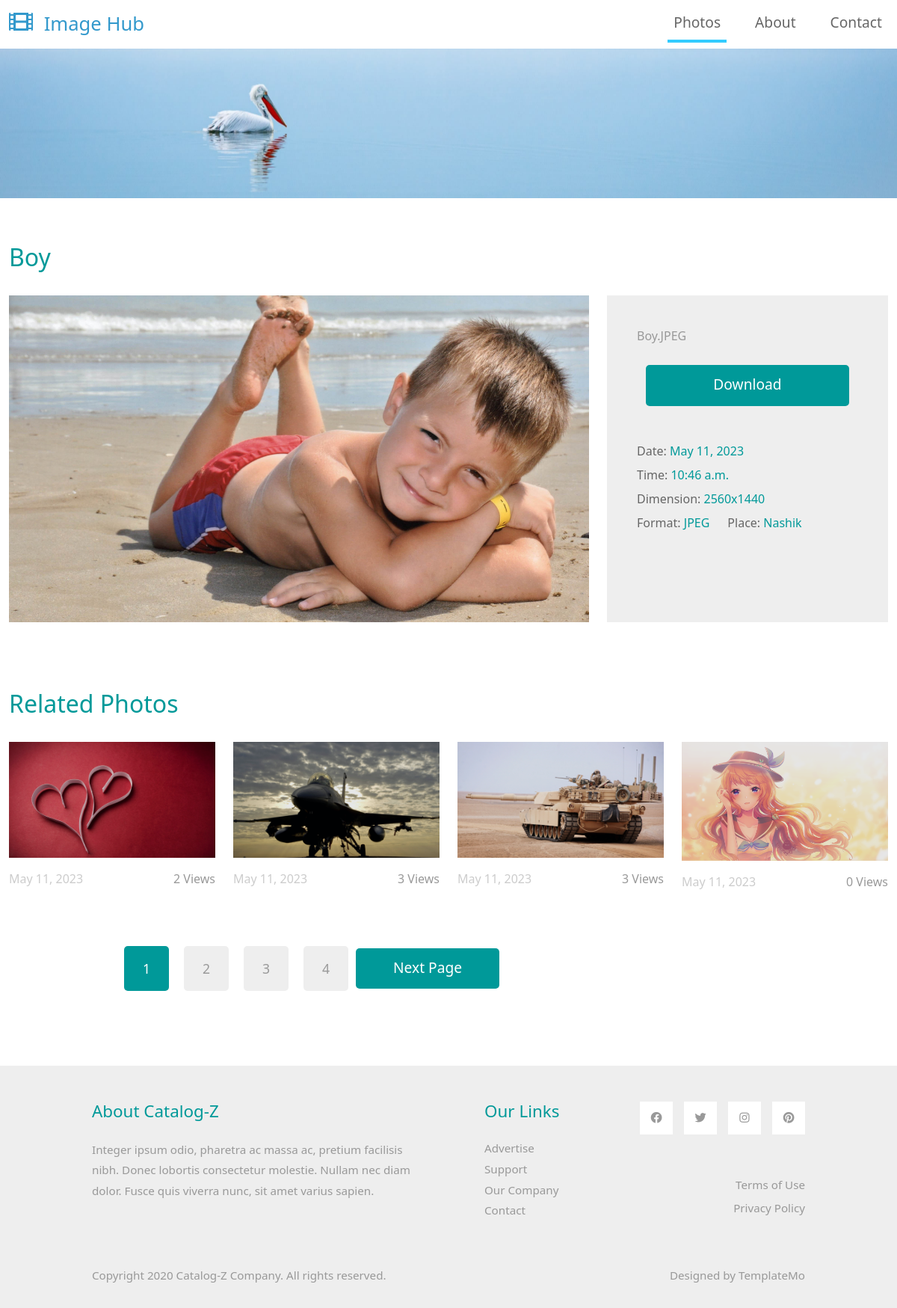
The app's page /image-detail/29 with its own data.
### ImageHub/models.py (models this page shows, shortened)
class Image(models.Model):
    name = models.CharField(max_length=255,validators=[RegexValidator('^[\w\s]{2,}$',message='Only alphanumeric values are allowed.')])
    time = models.TimeField(default=now().time())
    date = models.DateField(default=now().date())
    place = models.CharField(max_length=255,validators=[RegexValidator('^(?=.*[A-Za-z]{3})[A-Za-z0-9]{3,30}$',message='Only alphanumeric values are allowed.')])
    image = models.ImageField(upload_to=image_upload_path,validators=[FileExtensionValidator(allowed_extensions=['jpg','jpeg','png']),MinFileSizeValidator(1024*10,message='File size should be at least 10kb'),MaxFileSizeValidator(1024*1024*10,message='File size should not exceed 10mb.')])
    views=models.IntegerField(default=0)

### ImageHub/views.py (the view)
# urls.py: path('image-detail/<int:pk>',image_detail_view,name='image_detail')
def image_detail_view(request,pk):
    image_obj=Image.objects.get(pk=pk)
    image_obj.views+=1
    image_obj.save()
    PIL_image=Img.open(image_obj.image.path)
    images=Image.objects.filter(name__contains=image_obj.name).exclude(pk=pk)
    if images.exists() is not True:
        images=Image.objects.filter(date__gte=image_obj.date).exclude(pk=pk)
    paginator = Paginator(images, 4)
    page_number = request.GET.get('page', 1)
    page = paginator.get_page(page_number)
    context={
        'image_obj':image_obj,
        'PIL_image':PIL_image,
        'page':page,
    }
    return render(request,'ImageHub/image_detail.html',context=context)

### ImageHub/templates/ImageHub/image_detail.html (shortened to what this page needs)
<!DOCTYPE html>
{%load static%}
<html lang="en">
<head>
    <link rel="stylesheet" href="{% static 'assets/css/bootstrap.min.css' %}">
    <link rel="stylesheet" href="{% static 'assets/fontawesome/css/all.min.css' %}">
    <link rel="stylesheet" href="{% static 'assets/css/templatemo-style.css' %}">
</head>
<body>
    <nav class="navbar navbar-expand-lg">
        <div class="container-fluid">
            <a class="navbar-brand" href="/">
                <i class="fas fa-film mr-2"></i>
                Image Hub
            </a>
            <div class="collapse navbar-collapse" id="navbarSupportedContent">
            <ul class="navbar-nav ml-auto mb-2 mb-lg-0">
                <li class="nav-item">
                    <a class="nav-link nav-link-1 active" aria-current="page" href="/">Photos</a>
                </li>
                <li class="nav-item">
                    <a class="nav-link nav-link-3" href="about.html">About</a>
                </li>
                <li class="nav-item">
                    <a class="nav-link nav-link-4" href="contact.html">Contact</a>
                </li>
            </ul>
            </div>
        </div>
    </nav>
    <div class="tm-hero d-flex justify-content-center align-items-center" data-parallax="scroll" data-image-src="{% static 'assets/img/hero.jpg' %}">
    </div>
    <div class="container-fluid tm-container-content tm-mt-60">
        <div class="row mb-4">
            <h2 class="col-12 tm-text-primary">{{image_obj.name}}</h2>
        </div>
        <div class="row tm-mb-90">
            <div class="col-xl-8 col-lg-7 col-md-6 col-sm-12">
                <img src="{{image_obj.image.url}}" alt="Image" class="img-fluid">
            </div>
            <div class="col-xl-4 col-lg-5 col-md-6 col-sm-12">
                <div class="tm-bg-gray tm-video-details">
                    <p class="mb-4">
                        {{image_obj.name}}.{{PIL_image.format}}
                    </p>
                    <div class="text-center mb-5">
                        <a href="{{image_obj.image.url}}" class="btn btn-primary tm-btn-big">Download</a>
                    </div>
                    <div class="mb-4 d-flex flex-wrap">
                        <div class="mr-4 mb-2">
                            <span class="tm-text-gray-dark">Date: </span><span class="tm-text-primary">{{image_obj.date}}</span>
                        </div>
                        <div class="mr-4 mb-2">
                            <span class="tm-text-gray-dark">Time: </span><span class="tm-text-primary">{{image_obj.time}}</span>
                        </div>
                        <div class="mr-4 mb-2">
                            <span class="tm-text-gray-dark">Dimension: </span><span class="tm-text-primary">{{PIL_image.width}}x{{PIL_image.height}}</span>
                        </div>
                        <div class="mr-4 mb-2">
                            <span class="tm-text-gray-dark">Format: </span><span class="tm-text-primary">{{PIL_image.format}}</span>
                        </div>
                        <div class="mr-4 mb-2">
                            <span class="tm-text-gray-dark">Place: </span><span class="tm-text-primary">{{image_obj.place}}</span>
                        </div>
                    </div>
                </div>
            </div>
        </div>
        <div class="row mb-4">
            <h2 class="col-12 tm-text-primary">
                Related Photos
            </h2>
        </div>
        <div class="row mb-3 tm-gallery">
            {%if page%}
            {% for each in page%}
            <div class="col-xl-3 col-lg-4 col-md-6 col-sm-6 col-12 mb-5">
                <figure class="effect-ming tm-video-item">
                    <img src="{{each.image.url}}" alt="Image" class="img-fluid">
                    <figcaption class="d-flex align-items-center justify-content-center">
                    </figcaption>
                </figure>
                <div class="d-flex justify-content-between tm-text-gray">
                    <span class="tm-text-gray-light">{{each.date}}</span>
                    <span>{{each.views}} Views</span>
                </div>
            </div>
            {%endfor%}
            {%endif%}
        </div>
        <div class="pagination">
            <div class="row tm-mb-90">
                <div class="col-12 d-flex justify-content-between align-items-center tm-paging-col">
                    <div class="tm-paging d-flex">
                        {% for num in page.paginator.page_range %}
                        {% if page.number == num %}
                        <a href="" class="active tm-paging-link disabled">{{ num }}</a>
                        {% else %}
                        <a href="?page={{ num }}" class="tm-paging-link">{{ num }}</a>
                        {% endif %}
                        {% endfor %}
                    </div>
                    {% if page.has_next %}
                    <a href="?page={{ page.next_page_number }}" class="btn btn-primary tm-btn-next">Next Page</a>
                    {% endif %}
                </div>
            </div>
        </div>
    </div>
    <footer class="tm-bg-gray pt-5 pb-3 tm-text-gray tm-footer">
        <div class="container-fluid tm-container-small">
            <div class="row">
                <div class="col-lg-6 col-md-12 col-12 px-5 mb-5">
                    <h3 class="tm-text-primary mb-4 tm-footer-title">About Catalog-Z</h3>
                    <p>Integer ipsum odio, pharetra ac massa ac, pretium facilisis nibh. Donec lobortis consectetur molestie. Nullam nec diam dolor. Fusce quis viverra nunc, sit amet varius sapien.</p>
                </div>
                <div class="col-lg-3 col-md-6 col-sm-6 col-12 px-5 mb-5">
                    <h3 class="tm-text-primary mb-4 tm-footer-title">Our Links</h3>
                    <ul class="tm-footer-links pl-0">
                        <li><a href="#">Advertise</a></li>
                        <li><a href="#">Support</a></li>
                        <li><a href="#">Our Company</a></li>
                        <li><a href="#">Contact</a></li>
                    </ul>
                </div>
                <div class="col-lg-3 col-md-6 col-sm-6 col-12 px-5 mb-5">
                    <ul class="tm-social-links d-flex justify-content-end pl-0 mb-5">
                        <li class="mb-2"><a href="https://facebook.com"><i class="fab fa-facebook"></i></a></li>
                        <li class="mb-2"><a href="https://twitter.com"><i class="fab fa-twitter"></i></a></li>
                        <li class="mb-2"><a href="https://instagram.com"><i class="fab fa-instagram"></i></a></li>
                        <li class="mb-2"><a href="https://pinterest.com"><i class="fab fa-pinterest"></i></a></li>
                    </ul>
                    <a href="#" class="tm-text-gray text-right d-block mb-2">Terms of Use</a>
                    <a href="#" class="tm-text-gray text-right d-block">Privacy Policy</a>
                </div>
            </div>
            <div class="row">
                <div class="col-lg-8 col-md-7 col-12 px-5 mb-3">
                    Copyright 2020 Catalog-Z Company. All rights reserved.
                </div>
                <div class="col-lg-4 col-md-5 col-12 px-5 text-right">
                    Designed by <a href="https://templatemo.com" class="tm-text-gray" rel="sponsored" target="_parent">TemplateMo</a>
                </div>
            </div>
        </div>
    </footer>
</body>
</html>

### staticfiles/assets/css/templatemo-style.css (style rules this page uses)
p { line-height: 1.8; }
a { text-decoration: none; transition: all 0.3s ease; }
.container-fluid { max-width: 1770px; }
.tm-container-small { max-width: 1050px; }
.btn { border-radius: 0; }
.btn-primary { background-color: #009999; border: 0; border-radius: 5px; padding: 12px 50px 14px; font-size: 1.2rem; }
.tm-btn-big { padding: 12px 90px 14px; }
.navbar-brand { color: #3399CC; font-size: 1.6rem; }
.navbar-brand i { font-size: 2rem; }
.tm-hero { min-height: 200px; background: transparent; }
.tm-mt-60 { margin-top: 60px; }
.tm-mb-90 { margin-bottom: 90px; }
.tm-text-primary { color: #009999; }
.tm-bg-gray { background-color: #EEEEEE; }
.nav-item { margin-right: 30px; }
.nav-item:last-child { margin-right: 0; }
.nav-link { color: #666666; border-bottom: 4px solid transparent; font-size: 1.2rem; }
.nav-link-1.active, .nav-link-1:hover { border-color: #33CCFF; }
p, .tm-text-gray { color: #999; }
.tm-text-gray-light { color: #CCC; }
.tm-text-gray-dark { color: #666; }
.tm-video-item { position: relative; overflow: hidden; text-align: center; cursor: pointer; }
.tm-video-item img { position: relative; display: block; min-height: 100%; max-width: 100%; opacity: 0.8; }
.tm-video-item figcaption { padding: 2em; color: #fff; text-transform: uppercase; font-size: 1.25em; -webkit-backface-visibility: hidden; backface-visibility: hidden; }
.tm-video-item figcaption::before, .tm-video-item figcaption::after { pointer-events: none; }
.tm-video-item figcaption, .tm-video-item figcaption > a { position: absolute; top: 0; left: 0; width: 100%; height: 100%; }
.tm-paging-link { display: flex; justify-content: center; align-items: center; width: 60px; height: 60px; font-size: 1.1rem; color: #999; background-color: #EEEEEE; margin: 10px; border-radius: 5px; text-decoration: none; transition: all 0.3s ease; }
.tm-paging-link:hover, .tm-paging-link.active { background-color: #009999; color: #fff; }
figure.effect-ming { background: #030c17; }
figure.effect-ming img { opacity: 0.9; -webkit-transition: opacity 0.35s; transition: opacity 0.35s; }
figure.effect-ming figcaption::before { position: absolute; top: 30px; right: 30px; bottom: 30px; left: 30px; border: 2px solid #fff; box-shadow: 0 0 0 30px rgba(255,255,255,0.2); content: ''; opacity: 0; -webkit-transition: opacity 0.35s, -webkit-transform 0.35s; transition: opacity 0.35s, transform 0.35s; -webkit-transform: scale3d(1.4,1.4,1); transform: scale3d(1.4,1.4,1); }
.tm-footer-links li { list-style: none; margin-bottom: 5px; }
.tm-footer-links li a { color: #999999; }
.tm-social-links li { list-style: none; margin-right: 15px; }
.tm-social-links li:last-child { margin-right: 0; }
.tm-social-links li a { color: #999999; width: 44px; height: 44px; display: flex; background-color: #fff; align-items: center; justify-content: center; }
.tm-footer { font-size: 0.95rem; }
.tm-footer-title { font-size: 1.4rem; }
.tm-video-details { height: 100%; padding: 40px; }

### records on screen
Image: name "Boy", image (picture), date "May 11, 2023", time "10:46 a.m.", place "Nashik"
Image: image (picture), date "May 11, 2023", views "2"
Image: image (picture), date "May 11, 2023", views "3"
Image: image (picture), date "May 11, 2023", views "3"
Image: image (picture), date "May 11, 2023", views "0"

### other values on screen
{{ PIL_image.format }} "JPEG"
{{ PIL_image.width }} "2560"
{{ PIL_image.height }} "1440"
{{ num }} "1"
{{ num }} "2" "3" "4"
